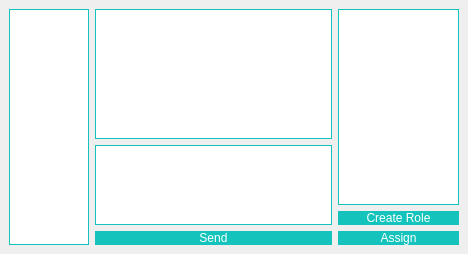
<?xml version="1.0" encoding="UTF-8"?>
<ui version="4.0">
 <class>ChatMainWindow</class>
 <widget class="QMainWindow" name="ChatMainWindow">
  <property name="geometry">
   <rect>
    <x>0</x>
    <y>0</y>
    <width>468</width>
    <height>254</height>
   </rect>
  </property>
  <property name="windowTitle">
   <string>微信AI智能伙伴</string>
  </property>
  <property name="styleSheet">
   <string notr="true">#frame
{
 	background-color: qlineargradient(spread:pad, x1:0, y1:0, x2:1, y2:0, stop:0 rgba(251,102,102, 220), stop:1 rgba(20,196,188, 230));
	border:none;
	border-radius:10px;
}</string>
  </property>
  <widget class="QWidget" name="centralwidget">
   <layout class="QGridLayout" name="gridLayout">
    <item row="0" column="0">
     <widget class="QListWidget" name="contactList">
      <property name="sizePolicy">
       <sizepolicy hsizetype="Preferred" vsizetype="Expanding">
        <horstretch>1</horstretch>
        <verstretch>1</verstretch>
       </sizepolicy>
      </property>
      <property name="maximumSize">
       <size>
        <width>140</width>
        <height>16777215</height>
       </size>
      </property>
      <property name="styleSheet">
       <string notr="true">#contactList
{
	font: 10 7pt '微软雅黑 Light';
	color: rgb(31,31,31);
	padding-left:5px; 
	background-color: rgb(255, 255, 255);
	border:1px solid rgb(20,196,188);
	/*border-radius:10px;*/
}</string>
      </property>
     </widget>
    </item>
    <item row="0" column="1">
     <layout class="QVBoxLayout" name="verticalLayout">
      <item>
       <widget class="QTextEdit" name="chatDisplay">
        <property name="font">
         <font>
          <family>微软雅黑 Light</family>
          <pointsize>14</pointsize>
          <italic>false</italic>
          <bold>false</bold>
         </font>
        </property>
        <property name="styleSheet">
         <string notr="true">#chatDisplay
{
	font: 25 14pt '微软雅黑 Light';
	color: rgb(31,31,31);
	padding-left:5px; 
	background-color: rgb(255, 255, 255);
	border:1px solid rgb(20,196,188);
	/*border-radius:10px;*/
}</string>
        </property>
       </widget>
      </item>
      <item>
       <widget class="QTextEdit" name="inputEdit">
        <property name="sizePolicy">
         <sizepolicy hsizetype="Preferred" vsizetype="Expanding">
          <horstretch>4</horstretch>
          <verstretch>4</verstretch>
         </sizepolicy>
        </property>
        <property name="maximumSize">
         <size>
          <width>16777215</width>
          <height>80</height>
         </size>
        </property>
        <property name="font">
         <font>
          <family>微软雅黑 Light</family>
          <pointsize>7</pointsize>
          <italic>false</italic>
          <bold>false</bold>
         </font>
        </property>
        <property name="styleSheet">
         <string notr="true">#inputEdit
{
	font: 10 7pt '微软雅黑 Light';
	color: rgb(31,31,31);
	padding-left:5px; 
	background-color: rgb(255, 255, 255);
	border:1px solid rgb(20,196,188);
	/*border-radius:10px;*/
}</string>
        </property>
       </widget>
      </item>
      <item>
       <widget class="QPushButton" name="sendButton">
        <property name="styleSheet">
         <string notr="true">QPushButton
{
	font: 25 14pt '微软雅黑';
	color: rgb(255,255,255);
	background-color: rgb(20,196,188);
	border:none;
	border-radius:10px;
}
QPushButton:hover
{
	background-color: rgb(22,218,208);
}
QPushButton:pressed
{
	background-color: rgb(17,171,164);
}</string>
        </property>
        <property name="text">
         <string>Send</string>
        </property>
       </widget>
      </item>
     </layout>
    </item>
    <item row="0" column="2">
     <layout class="QVBoxLayout" name="verticalLayout_2">
      <item>
       <widget class="QListWidget" name="settingList">
        <property name="sizePolicy">
         <sizepolicy hsizetype="Preferred" vsizetype="Expanding">
          <horstretch>1</horstretch>
          <verstretch>1</verstretch>
         </sizepolicy>
        </property>
        <property name="maximumSize">
         <size>
          <width>140</width>
          <height>16777215</height>
         </size>
        </property>
        <property name="styleSheet">
         <string notr="true">#settingList
{
	font: 10 7pt '微软雅黑 Light';
	color: rgb(31,31,31);
	padding-left:5px; 
	background-color: rgb(255, 255, 255);
	border:1px solid rgb(20,196,188);
	/*border-radius:10px;*/
}</string>
        </property>
       </widget>
      </item>
      <item>
       <widget class="QPushButton" name="pushButton_2">
        <property name="styleSheet">
         <string notr="true">QPushButton
{
	font: 25 14pt '微软雅黑';
	color: rgb(255,255,255);
	background-color: rgb(20,196,188);
	border:none;
	border-radius:10px;
}
QPushButton:hover
{
	background-color: rgb(22,218,208);
}
QPushButton:pressed
{
	background-color: rgb(17,171,164);
}</string>
        </property>
        <property name="text">
         <string>Create Role</string>
        </property>
       </widget>
      </item>
      <item>
       <widget class="QPushButton" name="pushButton">
        <property name="styleSheet">
         <string notr="true">QPushButton
{
	font: 25 14pt '微软雅黑';
	color: rgb(255,255,255);
	background-color: rgb(20,196,188);
	border:none;
	border-radius:10px;
}
QPushButton:hover
{
	background-color: rgb(22,218,208);
}
QPushButton:pressed
{
	background-color: rgb(17,171,164);
}</string>
        </property>
        <property name="text">
         <string>Assign</string>
        </property>
       </widget>
      </item>
     </layout>
    </item>
   </layout>
  </widget>
 </widget>
 <resources/>
 <connections/>
</ui>
